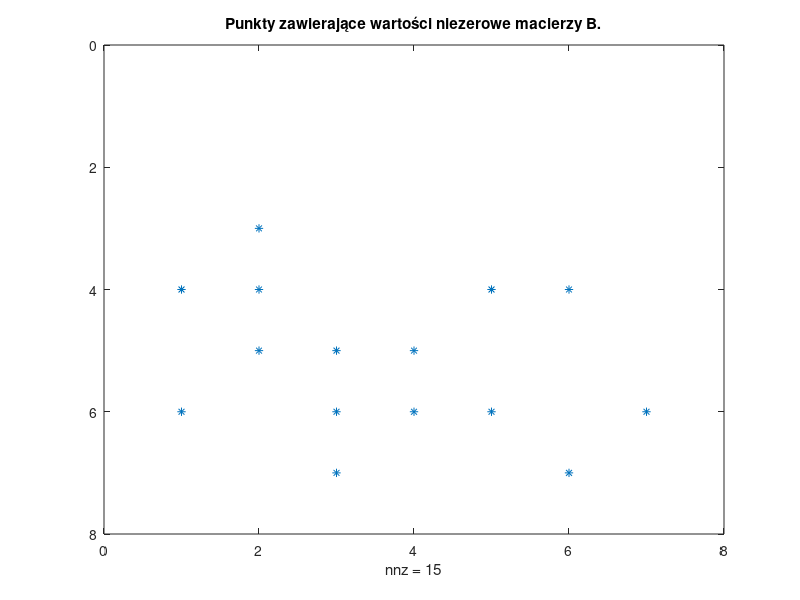

MATLAB code for this plot:
Edges = [1, 1, 2, 2, 2, 3, 3, 3, 4, 4, 5, 5, 6, 6, 7;
         4, 6, 3, 4, 5, 5, 6, 7, 5, 6, 4, 6, 4, 7, 6];

d = 0.85;
N = 7;

B = sparse(Edges(2,:), Edges(1,:), 1, N, N);

I = speye(N);

L = sum(B);

A = spdiags(1./L.', 0, N, N);

b = ((1-d)/N)*ones(N, 1);

M = sparse(I - d.*B*A);

diary("sparse_test.txt")
whos A B I M b
diary off

spy(B)
title("Punkty zawierające wartości niezerowe macierzy B.")
print -dpng spy_b

r = M\b;

bar(r)
title("Wartości PageRank poszczególnych stron.")
ylabel("wartości PageRank")
xlabel("numer strony")